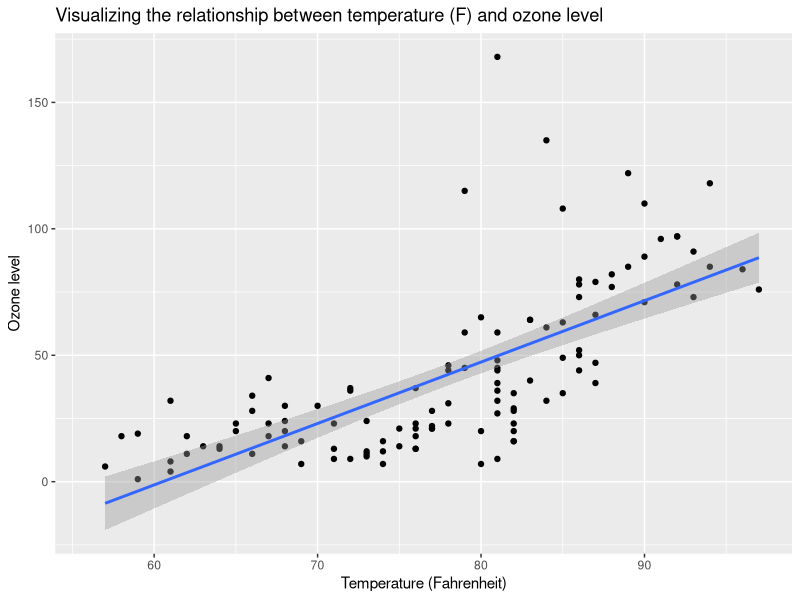

Here is the R script that generated this plot:
## ---- chunk 1
#| label: load-packages
#| output: false

library(tidyverse)
library(flextable)
library(knitr)
## ---- chunk 2
#| label: fig-airquality
#| fig-cap: "Temperature and ozone level."
#| warning: false

ggplot(airquality, aes(x = Temp, y = Ozone)) + 
  geom_point() + 
  geom_smooth(method = "lm") + 
  labs(
    title = "Visualizing the relationship between temperature (F) and ozone level",
    x = "Temperature (Fahrenheit)",
    y = "Ozone level"
  )
## ---- chunk 3
#| label: fig-tabledata
#| fig-cap: "Table data"
#| warning: false

# Prep the data
airquality_tidy <- airquality %>%
  select(
    Month,
    Temp
  ) %>%
  group_by(Month) %>%
  summarize(Avg_Temp = mean(Temp, rm.na = TRUE))

# Visualizing with kable
kable(airquality_tidy, align = "l")
